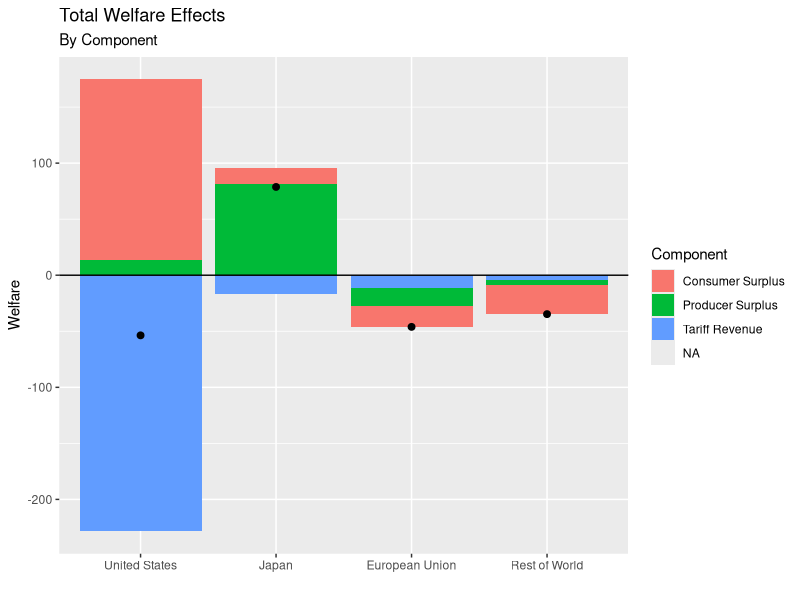

This chart was generated by the following R code:
# GSIM 4x4 model 

# cross price effects
cross_price_effects <- function(x = rep(0,4), eq2, dT) {
  n <- ncol(eq2)
  rslt <- matrix(NA_real_, nrow=n, ncol = n)
  for(i in 1:n) {
    tmp <- matrix(1, nrow=n, ncol=1) %*% eq2[,i]
    tmp[n*1:n + 1:n - n] <- 0
    rslt[,i] <- tmp %*% (dT[,i] + x)
  }
  rslt
}

# change in demand
demand_effects <- function(x = rep(0,4), phi, eq3, chi, dT) {
  n <- length(x)
  rslt <- rep(NA_real_, n)
  for(i in 1:n) {
    rslt[i] <- (phi[i,] * eqn3[i,]) %*% (dT[i,] + x[i])
  }
  rslt + rowSums(phi * chi)
}

# calc numerical Jacobian
Jacobian <- function(x, eqn2, eqn3, phi, dT, xDemand) {
  J <- matrix(NA, nrow=4, ncol=4)
  h <- 1/32768
  
  for(i in 1:4) {
    x1 <- x
    x1[i] <- x[i] + h
    
    chi1 <- cross_price_effects(x1, eqn2, dT)
    
    dSupply1 <- x1 * Ex
    
    dDemand1 <- demand_effects(x1, phi, eqn3, chi1, dT)
    
    xDemand1 <- dDemand1 - dSupply1
    J[i,] <- (xDemand1 - xDemand ) / h
  }
  J
}

calcEqm <- function(x0, phi, eqn2, eqn3, dT) {
  x <- x0
  repeat {
    chi <- cross_price_effects(x, eqn2, dT)
    
    dSupply <- x * Ex
    
    dDemand <- demand_effects(x, phi, eqn3, chi, dT)
    
    xDemand <- dDemand - dSupply
    
    Jacob <- Jacobian(x, eqn2, eqn3, phi, dT, xDemand)
    
    x1 <- x - solve(Jacob) %*% xDemand / 1024 # 2^10 
    
    chi1 <- cross_price_effects(x1, eqn2, dT)
    
    dSupply1 <- x1 * Ex
    
    dDemand1 <- demand_effects(x1, phi, eqn3, chi1, dT)
    
    xDemand1 <- dDemand1 - dSupply1
    
    SSE <- sum(xDemand * xDemand)
    SSE1 <- sum(xDemand1 * xDemand1)
    if (SSE1 < SSE) x <- x1
    else break;
  }
  x
}

# elasticities
Em <- c(US = -1.25, JP = -1.25, EU = -1.25, RW = -1.25) # import demand

Ex <- c(US = 1.5, JP = 1.5, EU = 1.5, RW = 1.5) # export supply

Es <- c(US = 5, JP = 5, EU = 5, RW = 5) # substitution

# trade flows
M <- matrix(c(  0,  50, 200, 300,
              500,   0, 150, 200,
              300, 100, 200, 200,
               50, 100, 110,  20),
            nrow = 4, ncol=4, byrow = TRUE)

row.names(M) <- c("US", "JP", "EU", "RW")
colnames(M)  <- c("US", "JP", "EU", "RW")

# initial import tariffs 
T0 <- matrix(c(  1.00, 1.21, 1.41, 1.22,
                 1.37, 1.00, 1.31, 1.23,
                 1.32, 1.36, 1.00, 1.18,
                 1.57, 1.41, 1.25, 1.15),
              nrow = 4, ncol=4, byrow = TRUE)

row.names(T0) <- c("US", "JP", "EU", "RW")
colnames(T0)  <- c("US", "JP", "EU", "RW")

# final import tariffs
T1 <- T0
#T1["EU","US"] <- T1["US","EU"] <- 1 # US-EU trade agreement
T1["JP","US"] <- T1["US","JP"] <- 1 # US-JP agreement

# US alone...
#T1["JP","US"] <- T1["EU","US"] <- T1["RW","US"] <- 1

# JP alone...
#T1["US","JP"] <- T1["EU","JP"] <- T1["RW","JP"] <- 1

# a vector of ones
i_agg <- matrix(1, nrow=nrow(M), ncol=1)

# Total imports and exports
Tot_imp <- t(i_agg) %*% M
row.names(Tot_imp) <- "Imports"

Tot_exp <- M %*% i_agg
colnames(Tot_exp) <- "Exports"

# import shares at internal prices
mult <- diag( c(1 / (t(i_agg) %*% (M * T0))))
row.names(mult) <- row.names(M)
colnames(mult) <- colnames(M)

theta <- (M * T0) %*% mult

# export shares at world prices
mult <- diag(1/c(M %*% i_agg))
row.names(mult) <- row.names(M)
colnames(mult) <- colnames(M)

phi <- mult %*% M

# own price elasticities
eqn3 <- theta %*% diag( Em ) - (1 - theta) %*% diag( Es )
colnames(eqn3) <- colnames(M)

# cross price elasticities
eqn2 <- theta %*% diag( Em + Es )
colnames(eqn3) <- colnames(M)

# reported prices
# x <- c(0.0792, -0.0316, 0.0480, -0.0184)
#
# try from zero...
x <- calcEqm(rep(0, 4), phi, eqn2, eqn3, T1/T0 - 1)

chi <- cross_price_effects(x, eqn2, T1/T0 - 1)

dPCT <- (x %*% t(i_agg) + T1/T0 - 1) * eqn3 + chi

M1 <- M * (1 + dPCT) * (1 + x %*% t(i_agg))

dM <- M1 - M

dP <- (1 + x %*% t(i_agg)) * T1/T0 -1

dCompP <- matrix(NA, nrow=1, ncol = ncol(dP))
row.names(dCompP) <- "Composite Price"
colnames(dCompP) <- c("US", "JP", "EU", "RW")
for(i in 1:ncol(dCompP)) {
  dCompP[1,i] <- sum(c(dP[,i] * theta[,i]))
}

dTariff <- M1 * (T1 - 1) - M * (T0 - 1)

dRev <- colSums(dTariff)

dCS <- c((0.5 * dCompP ^ 2) * colSums(M * T0) * sign(dCompP) * Em - colSums(M * T0) * dCompP)
names(dCS) <- c("US", "JP", "EU", "RW")

dPS <- c(x * Tot_exp *(1 + 0.5 * Ex * x))
names(dPS) <- c("US", "JP", "EU", "RW")

dW <- dPS + dCS + dRev


# make report

df_report <- data.frame(Region = c("United States", "Japan", "European Union", "Rest of World"),
                        ProducerSurplus = format(round(dPS,1),nsmall=1),
                        ConsumerSurplus = format(round(dCS,1),nsmall=1),
                        TariffRevenue = format(round(dRev,1),nsmall=1),
                        NetWelfare = format(round(dW,1),nsmall=1))

df_plot <- data.frame(Region = c("United States", "Japan", "European Union", "Rest of World"), 
                      Component = "Producer Surplus", Value = dPS)

df_plot <- rbind(df_plot, 
                 data.frame(Region = c("United States", "Japan", "European Union", "Rest of World"), 
                            Component = "Consumer Surplus", Value = dCS))

df_plot <- rbind(df_plot, 
                 data.frame(Region = c("United States", "Japan", "European Union", "Rest of World"), 
                            Component = "Tariff Revenue", Value = dRev))

df_netW <- data.frame(Region=c("United States", "Japan", "European Union", "Rest of World"),
                      Component=NA,
                      Value=dW)


library(ggplot2)
g <- ggplot(df_plot, aes(x=Region, y=Value, fill = Component)) + 
     geom_bar(stat = "identity") +
     scale_x_discrete(limits=c("United States", "Japan", "European Union", "Rest of World")) +
     geom_hline(yintercept = 0) + 
     geom_point(data=df_netW, size=2, show.legend = FALSE) +
     labs(x="", y="Welfare", title="Total Welfare Effects", subtitle = "By Component")

plot(g)
